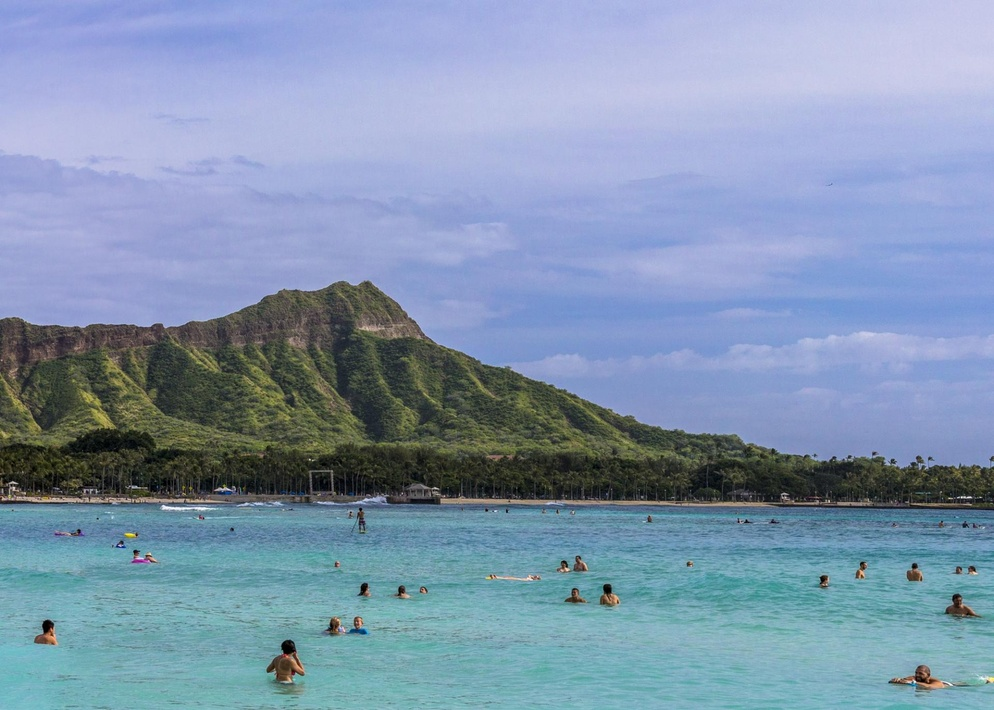
#> input picture test.jpg, 994 x 710 px, shrunk from 1920 x 1372 before the run
$ python probability-method.py
#> lines starting #> are read from the running program, lines starting #| are printed output that depends on the picture
from PIL import Image
import statistics
import math
import time
import random
blue = [0,0,255]
white = [255,255,255]
yellow = [255,255,0]
green = [0,128,0]
orange = [255,165,0]
red = [255,0,0]
r, g, b = 0, 1, 2
colors = (blue, white, yellow, green, orange, red)
image = Image.open("test.jpg")
#> image is the input picture: PIL image 994x710 RGB; mean R, G, B 128.3, 149.8, 175.4
originalWidth, originalHeight = image.size
#> originalWidth = 994; originalHeight = 710
newWidth, newHeight = originalWidth, originalHeight
#> newWidth = 994; newHeight = 710
inputPixels = image.load()
outputImage = Image.new(mode = "RGB", size = (newWidth, newHeight))
#> outputImage: PIL image 994x710 RGB; every value is 0
outputPixels = outputImage.load()
maxDiff = 255 * 3
area = originalWidth * originalHeight
#> area = 705740
monitor = 0
startTime = time.time()
lastTime = time.time()
for x in range(originalWidth):
    for y in range(originalHeight):
        pixel = inputPixels[x, y]
        minDiff = maxDiff
        match = blue
        colorDiffs = []
        colorDiffs.extend([maxDiff, maxDiff, maxDiff, maxDiff, maxDiff, maxDiff])
        colorDiffSquares = []
        colorDiffSquares.extend([maxDiff**2, maxDiff**2, maxDiff**2, maxDiff**2, maxDiff**2, maxDiff**2])
        #colorProbabilities[0.0, 0.0, 0.0, 0.0, 0.0, 0.0]
        colorIndex = 0
        for color in colors:
            d = abs(pixel[r] - color[r]) + abs(pixel[g] - color[g]) + abs(pixel[b] - color[b])
            colorDiffs[colorIndex] = d
            colorDiffSquares[colorIndex] = d ** 4
            colorIndex += 1
        '''
        meanDiff = statistics.mean(colorDiffs)
        meanDiffSquare = meanDiff ** 2
        stdDev = stdev(colorDiffs)
        '''
        invSquares = []
        for val in colorDiffSquares:
            invSquares.append(1 / (val + 1))
        sumSquares = sum(invSquares)
        colorProbabilities = [0, 0, 0, 0, 0, 0]
        for i in range(6):
            colorProbabilities[i] = invSquares[i] / sumSquares
        for i in range(6):
            rand = random.uniform(0, 1)
            for color in range(6):
                rand -= colorProbabilities[color]
                if rand <= 0:
                    outputPixels[x, y] = (colors[color][r], colors[color][g], colors[color][b])
                    break
            if rand <= 0:
                break
        #outputPixels[x, y] = (match[r], match[g], match[b])
        monitor += 1
        t = time.time()
        if t > lastTime + 5:
            s = (t - startTime) / (monitor/area) * (1-monitor/area)
            print("{:.1%}".format(monitor/area) + ' done with ' + str(int(s)) + 's remaining')
            lastTime = t
#> after the loop, lastTime = 1.8e+09; monitor = 705740; s = 1.91
outputImage.show()
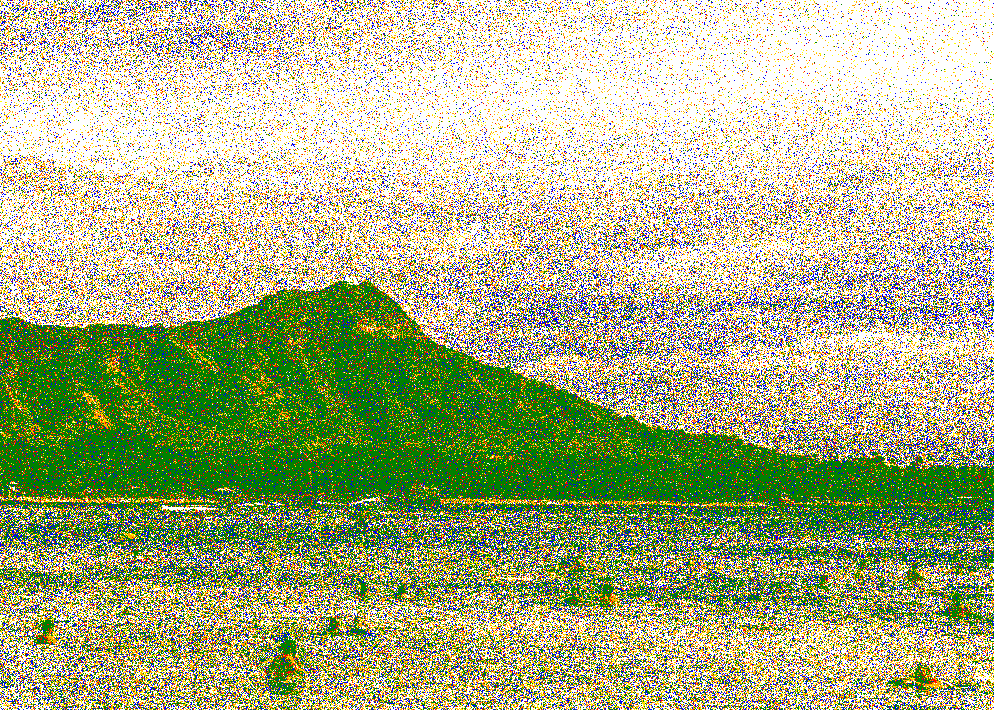
#> shown: PIL image 994x710 RGB; mean R, G, B 167.7, 175.9, 134.8
